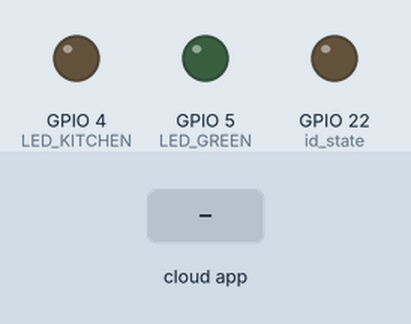
This sketch was run on a simulated ESP8266 (Wemos D1 mini). On the bench: output pins drawn as LEDs (lit = HIGH). The test bench sets the inputs (shaded band). WiFi joins after 1.5 s; servers stay silent unless stated; what the sketch prints to the serial monitor is not drawn.

Above: at 2.7 s.
2.8 s: the phone or cloud app sets kitchen.light to 1
At 3.2 s:
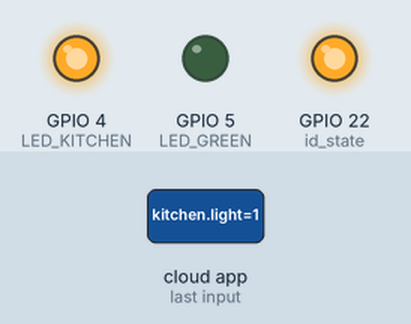
4.3 s: the phone or cloud app sets green.lamp to 0
At 5.5 s:
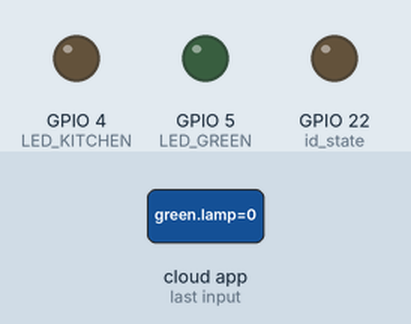
8.0 s: the phone or cloud app sets green.lamp to 1
At 8.3 s:
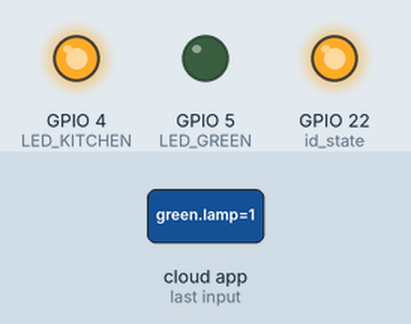
Timing chart, 0 to 10.5 s (numbered marks = the images above; inputs shaded):
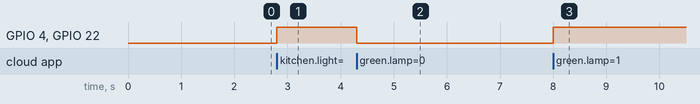

The sketch:

kjokkenlys.ino
```cpp
#include <Arduino.h>
#ifdef ESP32
#include <WiFi.h>
#else
#include <ESP8266WiFi.h>
#endif
#include "fauxmoESP.h"

// Rename the credentials.sample.h file to credentials.h and
// edit it according to your router configuration
#define WIFI_SSID "2.4G"
#define WIFI_PASS "12345abc"

fauxmoESP fauxmo;

// -----------------------------------------------------------------------------

#define SERIAL_BAUDRATE 115200

#define id_state 22
#define LED_KITCHEN 4
#define LED_GREEN 5
#define LED_BLUE 0
#define LED_PINK 2
#define LED_WHITE 15

#define ID_KITCHEN "kitchen light"
#define ID_GREEN "green lamp"
// #define ID_BLUE             "blue lamp"
// #define ID_PINK             "pink lamp"
// #define ID_WHITE            "white lamp"

// -----------------------------------------------------------------------------

// -----------------------------------------------------------------------------
// Wifi
// -----------------------------------------------------------------------------

void wifiSetup() {

  // Set WIFI module to STA mode
  WiFi.mode(WIFI_STA);

  // Connect
  Serial.printf("[WIFI] Connecting to %s ", WIFI_SSID);
  WiFi.begin(WIFI_SSID, WIFI_PASS);

  // Wait
  while (WiFi.status() != WL_CONNECTED) {
    Serial.print(".");
    delay(100);
  }
  Serial.println();

  // Connected!
  Serial.printf("[WIFI] STATION Mode, SSID: %s, IP address: %s\n", WiFi.SSID().c_str(), WiFi.localIP().toString().c_str());
}

void setup() {

  // Init serial port and clean garbage
  Serial.begin(SERIAL_BAUDRATE);
  Serial.println();
  Serial.println();

  // LEDs
  pinMode(LED_KITCHEN, OUTPUT);
  pinMode(LED_GREEN, OUTPUT);
  pinMode(id_state, OUTPUT);
  // pinMode(LED_BLUE, OUTPUT);
  // pinMode(LED_PINK, OUTPUT);
  // pinMode(LED_WHITE, OUTPUT);
  digitalWrite(LED_KITCHEN, LOW);
  digitalWrite(LED_GREEN, LOW);
  // digitalWrite(LED_BLUE, LOW);
  // digitalWrite(LED_PINK, LOW);
  // digitalWrite(LED_WHITE, LOW);

  // Wifi
  wifiSetup();

  // By default, fauxmoESP creates it's own webserver on the defined port
  // The TCP port must be 80 for gen3 devices (default is 1901)
  // This has to be done before the call to enable()
  fauxmo.createServer(true);  // not needed, this is the default value
  fauxmo.setPort(80);         // This is required for gen3 devices

  // You have to call enable(true) once you have a WiFi connection
  // You can enable or disable the library at any moment
  // Disabling it will prevent the devices from being discovered and switched
  fauxmo.enable(true);

  // You can use different ways to invoke alexa to modify the devices state:
  // "Alexa, turn yellow lamp on"
  // "Alexa, turn on yellow lamp
  // "Alexa, set yellow lamp to fifty" (50 means 50% of brightness, note, this example does not use this functionality)

  // Add virtual devices
  fauxmo.addDevice(ID_KITCHEN);
  fauxmo.addDevice(ID_GREEN);
  // fauxmo.addDevice(ID_BLUE);
  // fauxmo.addDevice(ID_PINK);
  // fauxmo.addDevice(ID_WHITE);

  fauxmo.onSetState([](unsigned char device_id, const char* device_name, bool state, unsigned char value) {
    // Callback when a command from Alexa is received.
    // You can use device_id or device_name to choose the element to perform an action onto (relay, LED,...)
    // State is a boolean (ON/OFF) and value a number from 0 to 255 (if you say "set kitchen light to 50%" you will receive a 128 here).
    // Just remember not to delay too much here, this is a callback, exit as soon as possible.
    // If you have to do something more involved here set a flag and process it in your main loop.

    Serial.printf("[MAIN] Device #%d (%s) state: %s value: %d\n", device_id, device_name, state ? "ON" : "OFF", value);

    // Checking for device_id is simpler if you are certain about the order they are loaded and it does not change.
    // Otherwise comparing the device_name is safer.
    Serial.print("state  ");
    Serial.println(state);
    Serial.print("value: ");
    Serial.println(value);
    Serial.print("device: ");
    Serial.println(device_name);

    digitalWrite(id_state, state);


    if (state == 1) {
      analogWrite(LED_KITCHEN, value);
      Serial.println("state on");
     } else if (state == 0) {
      analogWrite(LED_KITCHEN, 0);
      Serial.print("state off ");
      };

    // if (strcmp(device_name, ID_KITCHEN) == 0) {
    //   digitalWrite(LED_KITCHEN,  LOW);
    // } else if (strcmp(device_name, ID_GREEN) == 0) {
    //   digitalWrite(LED_GREEN, state ? HIGH : LOW);
    // };
    // } else if (strcmp(device_name, ID_BLUE)==0) {
    //     digitalWrite(LED_BLUE, state ? HIGH : LOW);
    // } else if (strcmp(device_name, ID_PINK)==0) {
    //     digitalWrite(LED_PINK, state ? HIGH : LOW);
    // } else if (strcmp(device_name, ID_WHITE)==0) {
    //     digitalWrite(LED_WHITE, state ? HIGH : LOW);
    // }
  });
}

void loop() {

  // fauxmoESP uses an async TCP server but a sync UDP server
  // Therefore, we have to manually poll for UDP packets
  fauxmo.handle();

  // This is a sample code to output free heap every 5 seconds
  // This is a cheap way to detect memory leaks
  static unsigned long last = millis();
  if (millis() - last > 5000) {
    last = millis();
    Serial.printf("[MAIN] Free heap: %d bytes\n", ESP.getFreeHeap());
  }

  // If your device state is changed by any other means (MQTT, physical button,...)
  // you can instruct the library to report the new state to Alexa on next request:
  // fauxmo.setState(ID_KITCHEN, true, 255);
}
```

Measured:
- after the input at 2.8 s, GPIO 4 (LED_KITCHEN), GPIO 22 (id_state): LOW → HIGH at once
- after the input at 4.3 s, GPIO 4 (LED_KITCHEN), GPIO 22 (id_state): HIGH → LOW at once
- after the input at 8.0 s, GPIO 4 (LED_KITCHEN), GPIO 22 (id_state): LOW → HIGH at once
